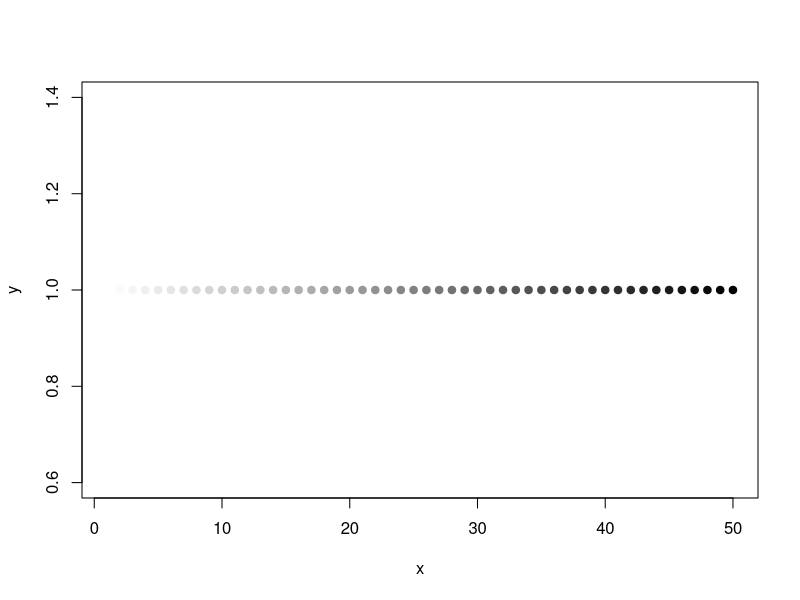
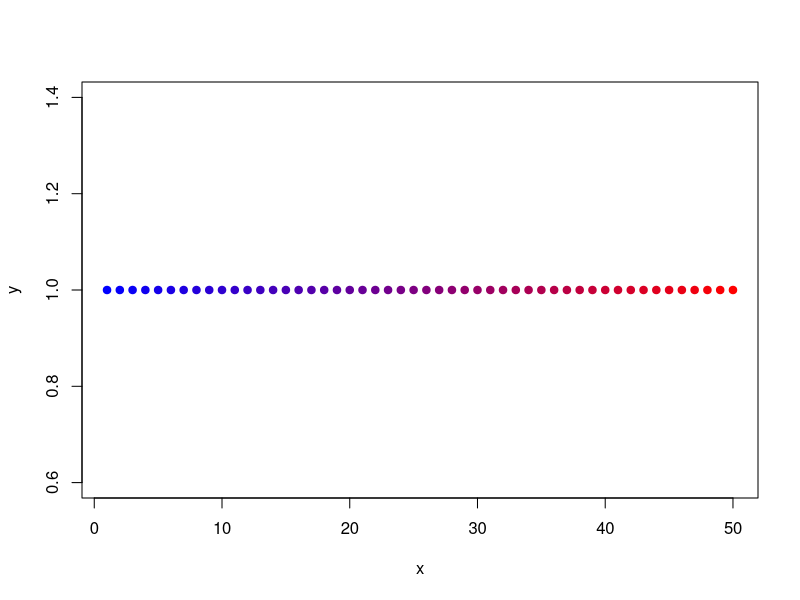
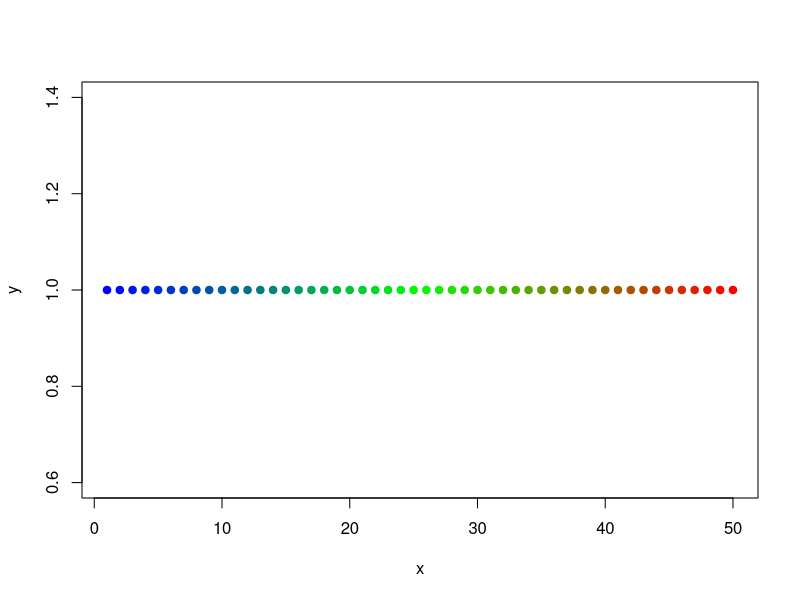

These figures' R source, in order: (Note: this script raises an error after producing the figures.)
### Title: scale_color_base() tests
###
### Author: Michael Koontz
### Email: mikoontz@gmail.com
### Twitter: @_mikoontz
###
### Date Created: 20151110
### Last Updated: 20151110
###
### Description: Test cases for scale_color_base() function, which maps values in a numeric vector to a user defined range and user defined color palette

#--------
# The function
#--------

scale_color_base <- function(value, colors=c("white", "black"), na.rm=FALSE, mapToRange=range(value, na.rm=na.rm), alpha=1)
{
  if (na.rm==FALSE & any(is.na(value)))
    stop("There are NAs in your vector. Using na.rm=TRUE will remove them for the mapping calculations, but add them back in in the final vector. Try that.")
  
  recast_value <- (value[!is.na(value)] - mapToRange[1]) / (diff(mapToRange))
  recast_value[recast_value < 0] <- 0
  recast_value[recast_value > 1] <- 1

  color_fnc <- colorRamp(colors=colors)
  
  plot_colors <- rep("NA", length(value))
  plot_colors[!is.na(value)] <- rgb(color_fnc(recast_value)/255, alpha=alpha)
  
  return (plot_colors)
}

#------- 
# End function
#-------

#-------
# Default case
#-------

x <- 1:50
y <- rep(1, 50)

plot(x, y, pch=19, col=scale_color_base(x))
value=x
#-------
# End default case
#-------

#-------
# Start 2 custom color case
#-------

plot(x, y, pch=19, col=scale_color_base(x, colors=c("blue", "red")))

#-------
# End 2 custom color case
#-------

#-------
# Start 3 custom color case
#-------

plot(x, y, pch=19, col=scale_color_base(x, colors=c("blue", "green", "red")))

#-------
# End 3 custom color case
#-------

#-------
# Start NA case
#-------

# Turn half of the points into NAs
x[sample(50, 25)] <- NA

# Without explicitly calling na.rm=TRUE, this breaks.
plot(x, y, pch=19, col=scale_color_base(x, colors=c("blue", "green", "red")))

plot(x, y, pch=19, col=scale_color_base(x, colors=c("blue", "green", "red"), na.rm=TRUE))

#-------
# End NA case
#-------

#-------
# Start alpha case
#-------

# Adjust transparency when there are a lot of points
x <- 1:100
y <- 1:100
xy <- expand.grid(x=x, y=y)
value <- rnorm(nrow(xy)) * xy$x
plot(xy$x, xy$y, pch=19, col=scale_color_base(value, alpha=0.25, colors=c("blue", "red")))

#-------
# End alpha case
#-------
